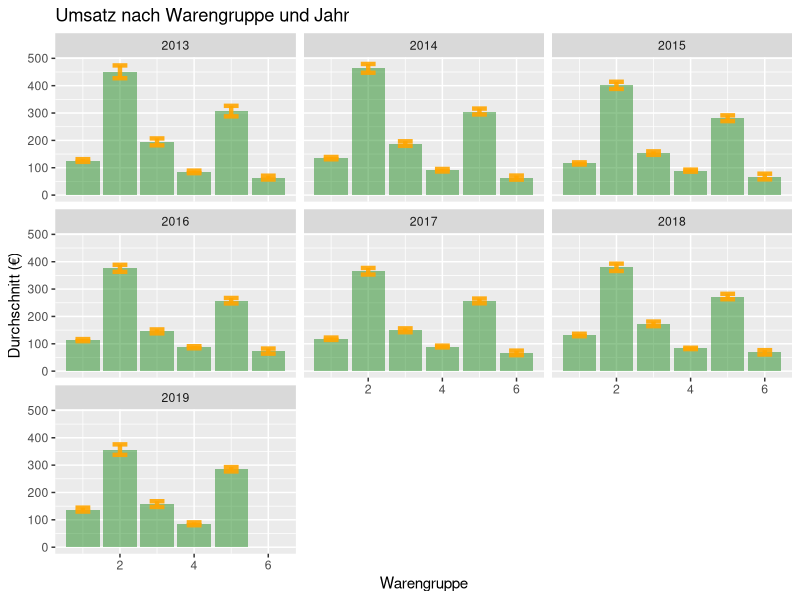
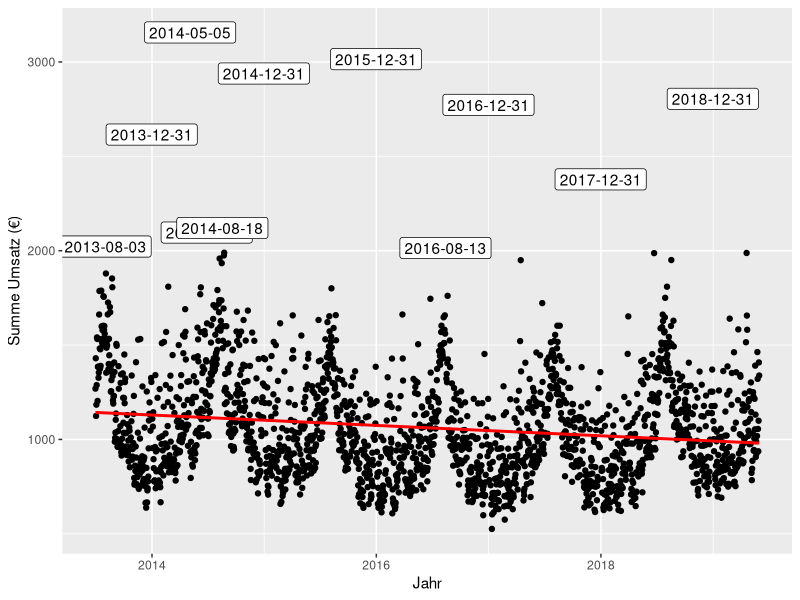
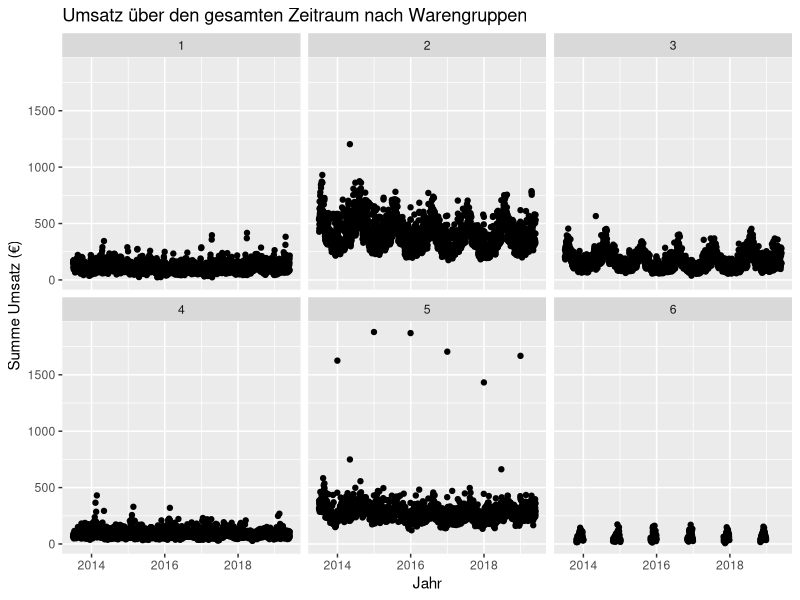
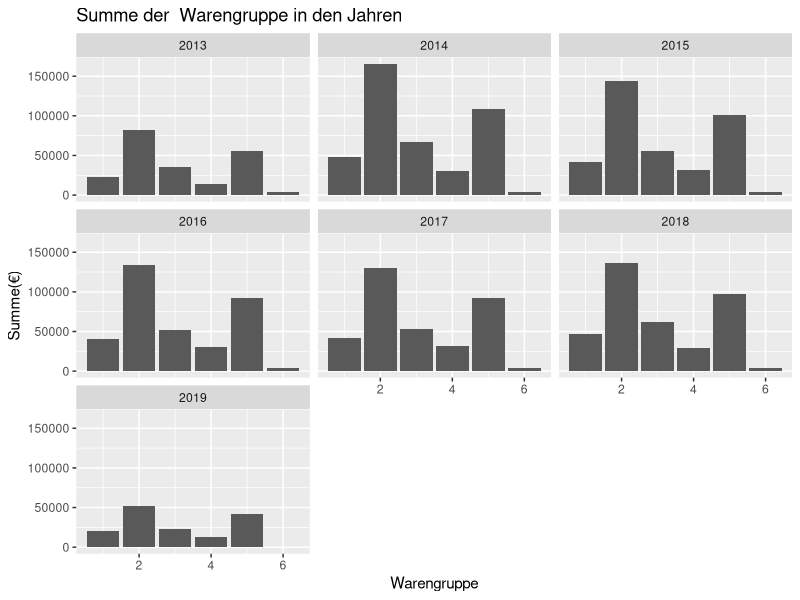
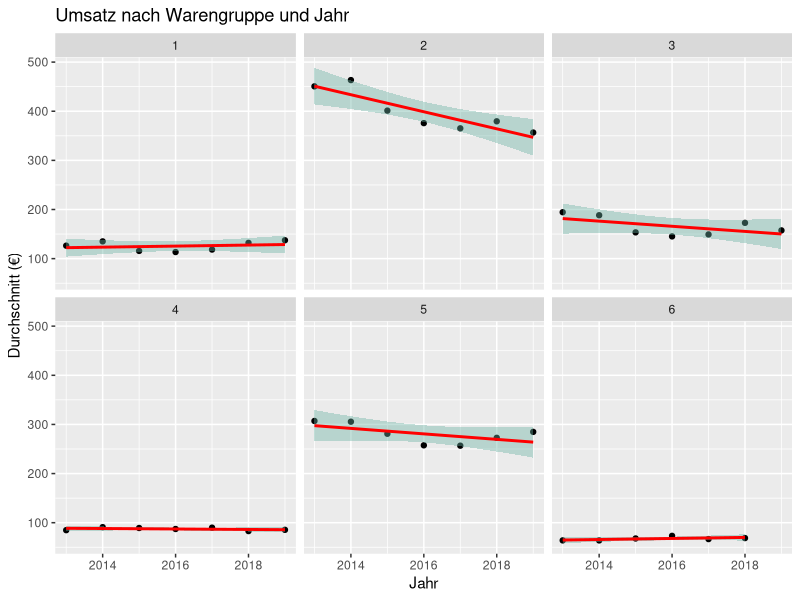
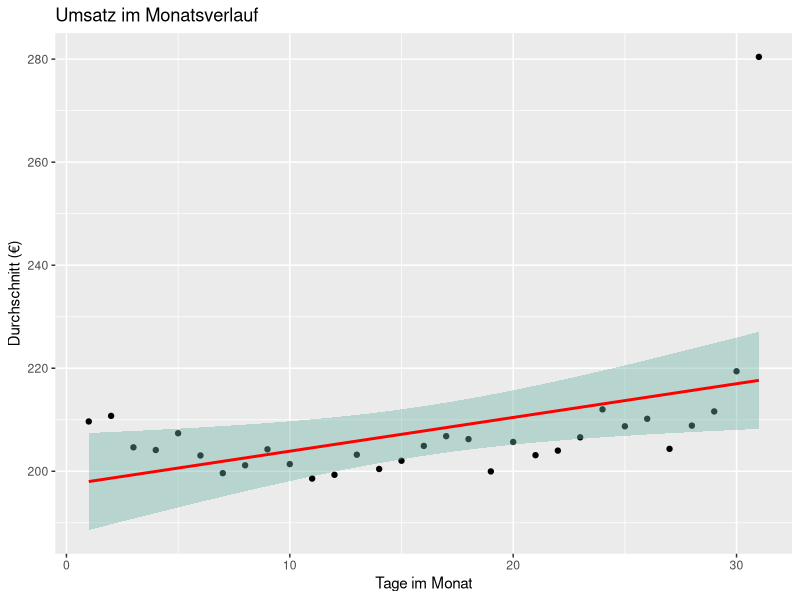
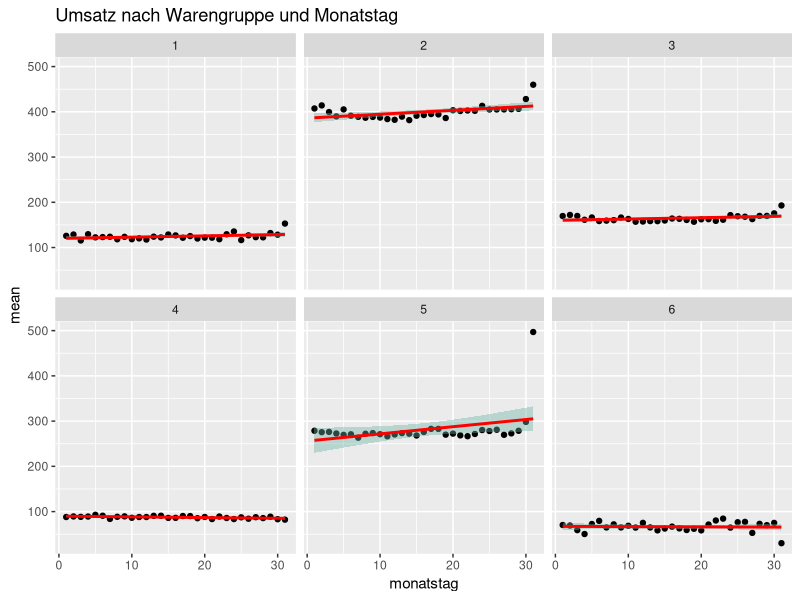
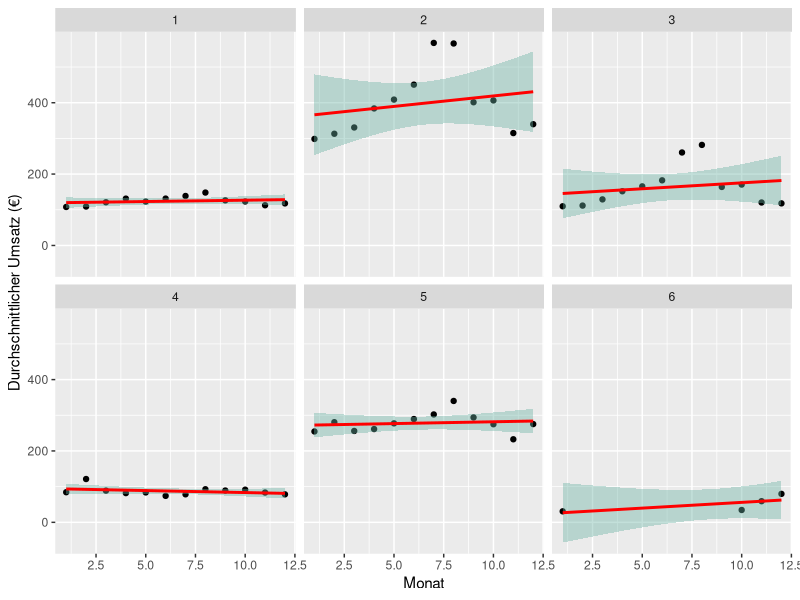

R code for these plots, in order:
## ---- chunk 1
#Datein installieren
install.packages("tidyverse")

#Laden der Bibliotheken

library(readr)
library(tidyverse)
library(lubridate)
library(ggplot2)
library(dplyr)
## ---- chunk 2
#Einlesen der Daten

umsatz <- read_csv("umsatzdaten_gekuerzt.csv", 
    col_types = cols(Datum = col_datetime(format = " %Y-%m-%d   "))) #Eingeben des Datums
## ---- chunk 3
#Erstellung der Variable mit Jahr
umsatz$jahr <- year(umsatz$Datum)

#Tabelle für den Umsatz nach Warengruppen  und Jahren
ware_jahr<- umsatz %>%
  group_by(jahr, Warengruppe) %>%
  summarise(
    n=n(), #ist praktisch, weil es die Anzahl z?hlt
    mean=mean(Umsatz),
    sd=sd(Umsatz),
    summe=sum(Umsatz)) %>%
  mutate( se=sd/sqrt(n))  %>%
  mutate( ic=se * qt((1-0.05)/2 + .5, n-1))



# nach Warengruppe nach Jahren den Umsatz plotten
ggplot(ware_jahr) +
  geom_bar( aes(x=Warengruppe, y=mean), stat="identity", fill="forestgreen", alpha=0.5) +
  geom_errorbar( aes(x=Warengruppe, ymin=mean-ic, ymax=mean+ic), width=0.4, colour="orange", alpha=0.9, size=1.5) +
  ylab("Durchschnitt (€)")+
 facet_wrap(~jahr)+
  ggtitle("Umsatz nach Warengruppe und Jahr")


## ---- chunk 4

#Summe der Jahre bilden 
sum_tag<- umsatz %>%
  group_by(Datum) %>%
  summarise(
    n=n(), #ist praktisch, weil es die Anzahl z?hlt
    mean=mean(Umsatz),
    sd=sd(Umsatz),
    summe=sum(Umsatz)) %>%
  mutate( se=sd/sqrt(n))  %>%
  mutate( ic=se * qt((1-0.05)/2 + .5, n-1))
#nach Warengruppe an den Monatstagen den Umsatz plotten

ggplot(sum_tag, aes(x=Datum, y=summe)) +
  geom_point() +
  geom_smooth(method=lm , color="red", se=FALSE) +
    geom_label( 
    data=sum_tag %>% filter(summe>=2000), # alles mit einer Summe ab 2000€ gelabelt
    aes(label=Datum)
  )+
  xlab("Jahr")+
  ylab("Summe Umsatz (€)")
  ggtitle("Umsatz über den gesamten Zeitraum")
## ---- chunk 5

#nach Warengruppe an den Monatstagen den Umsatz plotten

ggplot(umsatz, aes(x=Datum, y=Umsatz)) +
  geom_point() +
  facet_wrap(~Warengruppe)+
  xlab("Jahr")+
  ylab("Summe Umsatz (€)")+
  ggtitle ("Umsatz über den gesamten Zeitraum nach Warengruppen")

#testzeile
    
## ---- chunk 6
#Balkendiagramm der Summe Umsätze je Jahr(ohne Konfidenzintervall)
ggplot(ware_jahr) +
  geom_bar( aes(x=Warengruppe, y=summe), stat="identity") +
   ylab("Summe(€)")+
 facet_wrap(~jahr)+
  ggtitle("Summe der  Warengruppe in den Jahren")

## ---- chunk 7
ggplot(ware_jahr, aes(x=jahr, y=mean)) +
  geom_point() +
  geom_smooth(method=lm , color="red", fill="#69b3a2", se=TRUE)+
  xlab ("Jahr")+
  ylab("Durchschnitt (€)")+
  facet_wrap(~Warengruppe)+
  ggtitle("Umsatz nach Warengruppe und Jahr")


## ---- chunk 8
umsatz$monatstag<- mday(umsatz$Datum)
## ---- chunk 9
sum_monatstage<- umsatz %>%
  group_by(monatstag) %>%
  summarise(
    n=n(), #ist praktisch, weil es die Anzahl z?hlt
    mean=mean(Umsatz),
    sd=sd(Umsatz),
    summe=sum(Umsatz)) %>%
  mutate( se=sd/sqrt(n))  %>%
  mutate( ic=se * qt((1-0.05)/2 + .5, n-1))


## ---- chunk 10
# nach Warengruppe an den Monatstagen den Umsatz plotten

ggplot(sum_monatstage, aes(x=monatstag, y=mean)) +
  geom_point() +
  geom_smooth(method=lm , color="red", fill="#69b3a2", se=TRUE)+
  xlab ("Tage im Monat")+
  ylab("Durchschnitt (€)")+
  ggtitle("Umsatz im Monatsverlauf")


## ---- chunk 11
ware_monatstage<- umsatz %>%
  group_by(monatstag, Warengruppe) %>%
  summarise(
    n=n(), #ist praktisch, weil es die Anzahl z?hlt
    mean=mean(Umsatz),
    sd=sd(Umsatz),
    summe=sum(Umsatz)) %>%
  mutate( se=sd/sqrt(n))  %>%
  mutate( ic=se * qt((1-0.05)/2 + .5, n-1))

        
## ---- chunk 12
# nach Warengruppe an den Monatstagen den Umsatz plotten (Scatterplot)

ggplot(ware_monatstage, aes(x=monatstag, y=mean)) +
  geom_point() +
  geom_smooth(method=lm , color="red", fill="#69b3a2", se=TRUE)+
  facet_wrap(~Warengruppe)+
  ggtitle("Umsatz nach Warengruppe und Monatstag")


## ---- chunk 13
#Monat an den Datensatz heranhängen
umsatz$monat<- month(umsatz$Datum) 

#den Umsatz nach den Monaten filtern
ware_monat<- umsatz %>%
  group_by(monat, Warengruppe) %>%
  summarise(
    n=n(), #ist praktisch, weil es die Anzahl z?hlt
    mean=mean(Umsatz),
    sd=sd(Umsatz),
    summe=sum(Umsatz)) %>%
  mutate( se=sd/sqrt(n))  %>%
  mutate( ic=se * qt((1-0.05)/2 + .5, n-1))

# nach Warengruppe in den unterschiedlichen Monaten den Umsatz plotten (Scatterplot)
ggplot(ware_monat, aes(x=monat, y=mean)) +
  geom_point() +
  geom_smooth(method=lm , color="red", fill="#69b3a2", se=TRUE)+
  facet_wrap(~Warengruppe)+
  xlab("Monat")+
  ylab("Durchschnittlicher Umsatz (€)")
  ggtitle("Umsatz nach Warengruppe und Monat")
